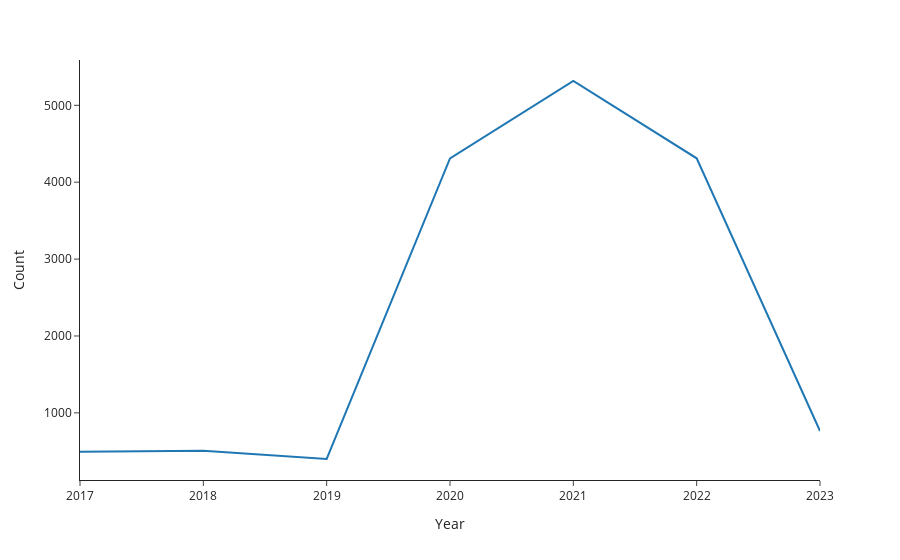

Here is the notebook cell this chart was saved with:
### Code cell
def count_all():
    """
    """
    df = protest_data()
    df_pivot = pd.pivot_table(df, index='Year', values='Date',
                          aggfunc='count', margins=True, margins_name='Count')
    df_pivot.drop(index='Count', inplace=True)
    df_pivot.rename({'Date':'Count'}, axis='columns', inplace=True)
    fig = px.line(df_pivot, y='Count', template="simple_white")
    # fig.update_layout(xaxis_showgrid=False, yaxis_showgrid=False)

    return fig.show()

count_all()

### Figure 1 — Plotly figure (JSON) as saved in the notebook; plotly's stock layout.template omitted (floating-point values rounded to 4 significant figures)
{"data": [{"hovertemplate": "Year=%{x}<br>Count=%{y}<extra></extra>", "legendgroup": "", "line": {"color": "#1F77B4", "dash": "solid"}, "marker": {"symbol": "circle"}, "mode": "lines", "name": "", "orientation": "v", "showlegend": false, "type": "scatter", "x": [2017, 2018, 2019, 2020, 2021, 2022, 2023], "xaxis": "x", "y": [493, 508, 400, 4310, 5316, 4311, 764], "yaxis": "y"}], "layout": {"legend": {"tracegroupgap": 0}, "margin": {"t": 60}, "xaxis": {"anchor": "y", "domain": [0, 1], "title": {"text": "Year"}}, "yaxis": {"anchor": "x", "domain": [0, 1], "title": {"text": "Count"}}}}
